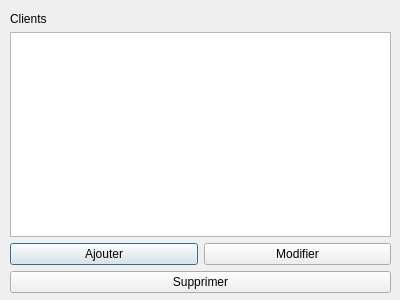
<?xml version="1.0" encoding="UTF-8"?>
<ui version="4.0">
 <class>Client</class>
 <widget class="QDialog" name="Client">
  <property name="geometry">
   <rect>
    <x>0</x>
    <y>0</y>
    <width>400</width>
    <height>300</height>
   </rect>
  </property>
  <property name="windowTitle">
   <string>Dialog</string>
  </property>
  <widget class="QWidget" name="layoutWidget">
   <property name="geometry">
    <rect>
     <x>10</x>
     <y>12</y>
     <width>381</width>
     <height>281</height>
    </rect>
   </property>
   <layout class="QVBoxLayout" name="verticalLayout">
    <item>
     <widget class="QLabel" name="label">
      <property name="text">
       <string>Clients</string>
      </property>
     </widget>
    </item>
    <item>
     <widget class="QTableView" name="tableView"/>
    </item>
    <item>
     <layout class="QHBoxLayout" name="horizontalLayout">
      <item>
       <widget class="QPushButton" name="pushButton_ajouter">
        <property name="text">
         <string>Ajouter</string>
        </property>
       </widget>
      </item>
      <item>
       <widget class="QPushButton" name="pushButton_modifier">
        <property name="text">
         <string>Modifier</string>
        </property>
       </widget>
      </item>
     </layout>
    </item>
    <item>
     <widget class="QPushButton" name="pushButton_supprimer">
      <property name="text">
       <string>Supprimer</string>
      </property>
     </widget>
    </item>
   </layout>
  </widget>
 </widget>
 <resources/>
 <connections/>
</ui>
